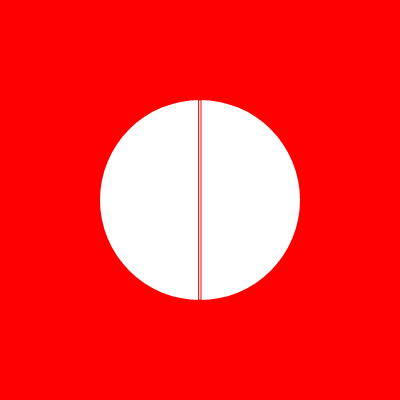
Frame 1 (no input)
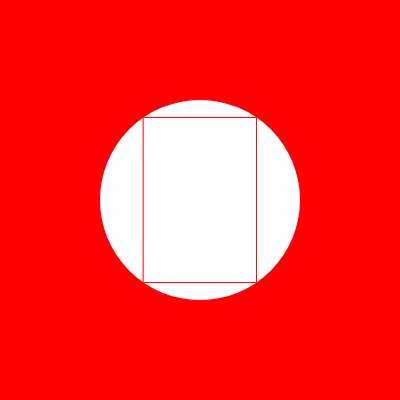
Frame 60 (no input)
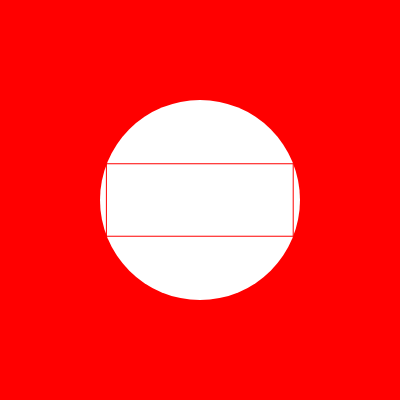
Frame 120 (the mouse pressed at the canvas centre since frame 60)

The p5.js sketch that drew these frames (run headless with seeded random() and noise() and a simulated clock; from frame 60 on, the mouse is pressed at the canvas centre):

// p5.js sketch
// ── sketch.js
let w, h, a, aspeed;
let diam;

function setup() {
  createCanvas(400, 400);
  rectMode(CENTER);
  diam = width/2;
  w = diam;
  h = 0;
  a = 0;
  aspeed = 0.01;
}

function draw() {
  background('red');
  
  a+=aspeed;
  w = sin(a)*diam;
  h = cos(a)*diam;
    
  noStroke();
  fill('white');
  ellipse(width/2, height/2, diam, diam);
  noFill();
  stroke('red');
  rect(width/2, height/2, w, h);
}

function bounce(a, low, high, speed) {
  if (a < low || a > high) {
    speed *= -1;
    return speed;
  }
  return speed;
}

//https://editor.p5js.org/icm4.0/sketches/nNBavXsZj
